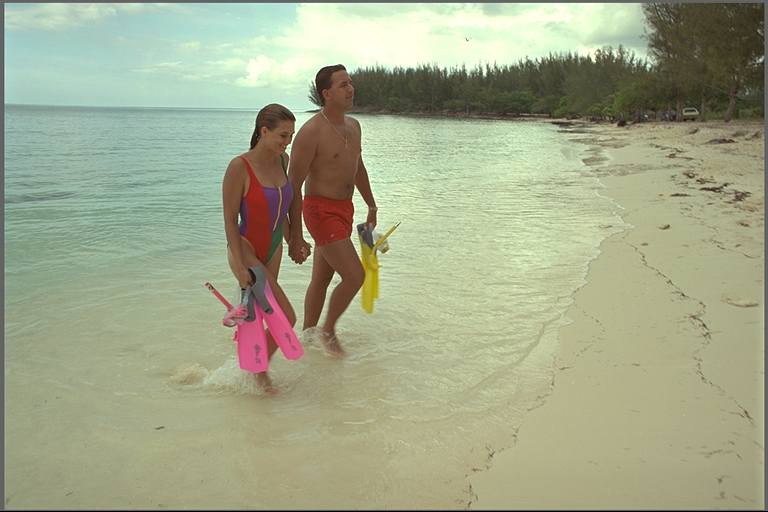
%> input picture Dataset/Part B/IMG_1.png, 768 x 512 px
$ octave reference_quality_measures.m   (GNU Octave 9; MATLAB toolbox functions it lacks are replaced by stand-ins)
%> lines starting %> are read from the running program, lines starting %| are printed output that depends on the picture
clear all
close all
clc

D = '../Dataset/Part A/';
S = fullfile(pwd, D, 'IMG_1.png');

I = double(imread(S));
figure; imshow(I);

Ref = double(imread(S));
figure; imhist(Ref);
%> after `imhist(Ref)`:
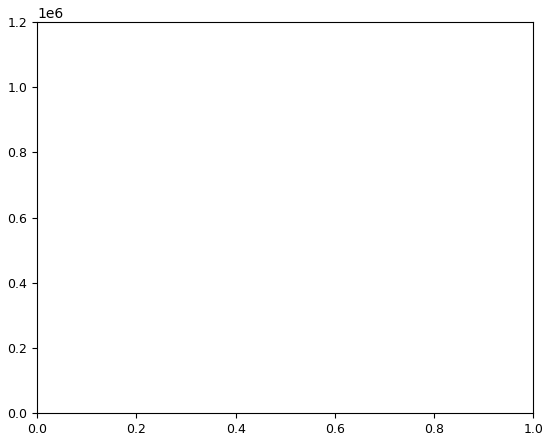
%> figure redrawn from the program's plot data; highest point at x = 1, y = 1177331

B = imhistmatch(I,Ref);
figure; imshow(B);
figure; imhist(B);

psnr1 = psnr(I,Ref)
%> psnr1 = Inf
ssim1 = ssim(I,Ref)
%> ssim1 = 1

psnr2 = psnr(B,Ref)
%> psnr2 = -44.17
ssim2 = ssim(B,Ref)
%> ssim2 = 1.83e-06

$ run again, with Dataset/Part B/IMG_10.png copied over Dataset/Part B/IMG_1.png
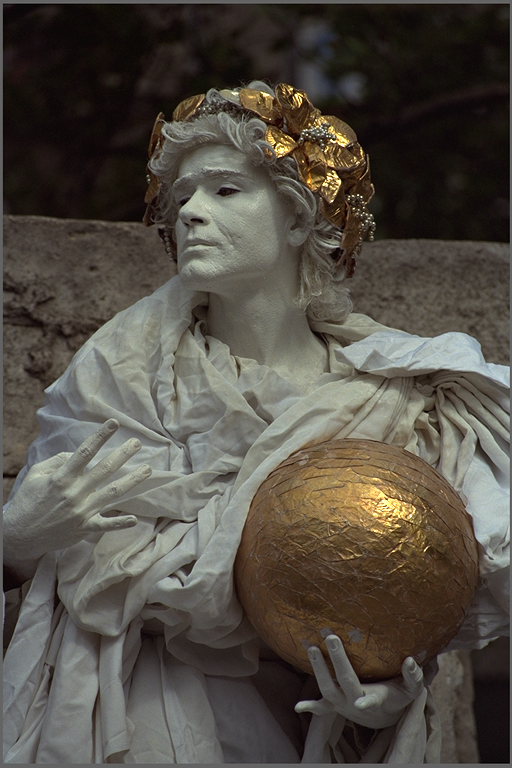
%> input picture Dataset/Part B/IMG_10.png, 512 x 768 px
%> `imshow(I)`:
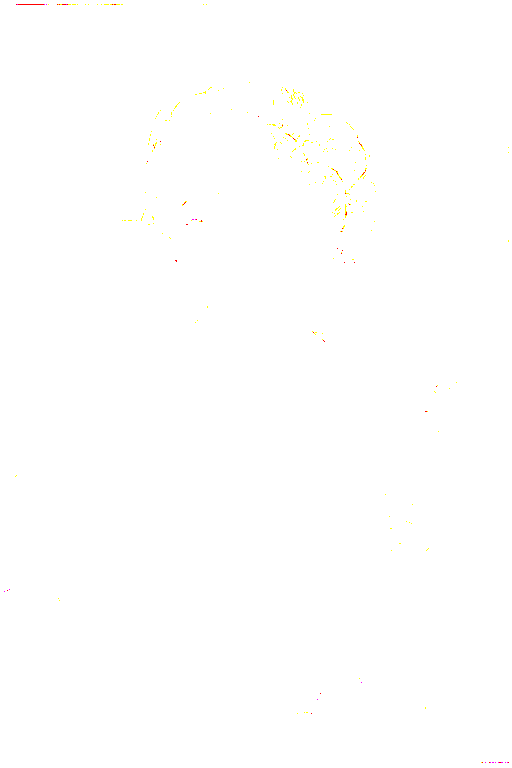
%> displayed picture: size 768x512x3, on the screen's scale of 0 to 255; mean R, G, B 255, 254.9, 254.6
%> psnr1 = Inf
%> ssim1 = 1
%> psnr2 = -39.05
%> ssim2 = 7.14e-06

$ run again, with Dataset/Part B/IMG_11.png copied over Dataset/Part B/IMG_1.png
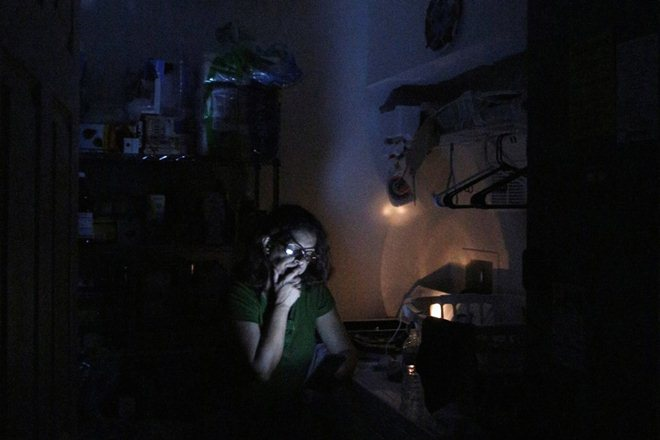
%> input picture Dataset/Part B/IMG_11.png, 660 x 440 px
%> `imshow(I)`:
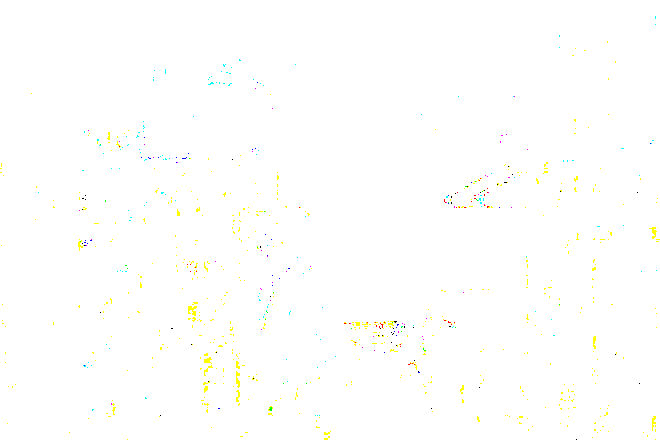
%> displayed picture: size 440x660x3, on the screen's scale of 0 to 255; mean R, G, B 254.7, 254.8, 253.4
%> `imhist(Ref)`:
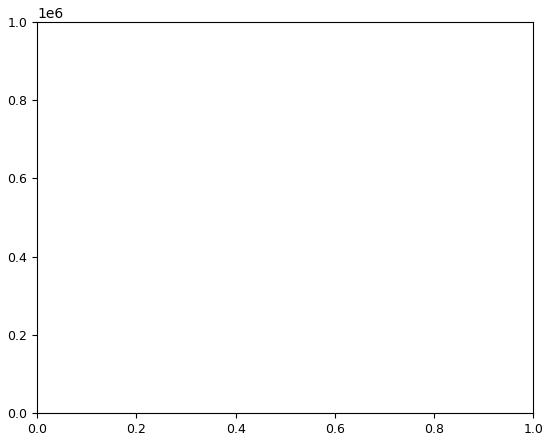
%> figure redrawn from the program's plot data; highest point at x = 1, y = 868753
%> psnr1 = Inf
%> ssim1 = 1
%> psnr2 = -29.69
%> ssim2 = 0.00191

$ run again, with Dataset/Part B/IMG_2.png copied over Dataset/Part B/IMG_1.png
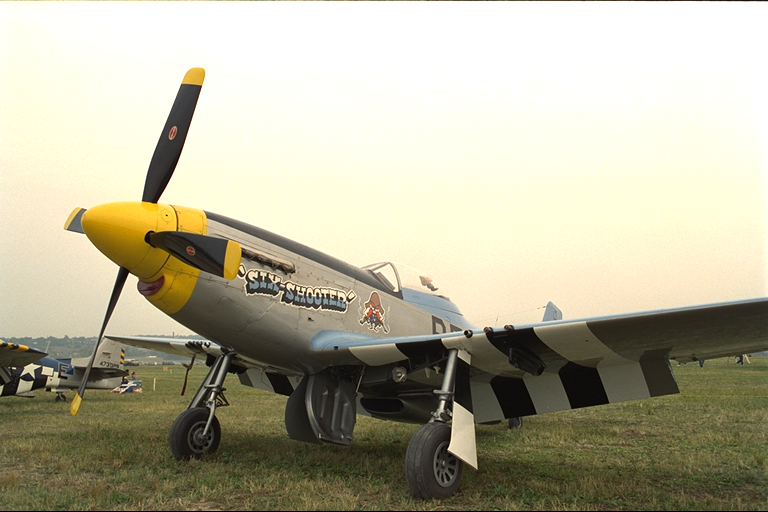
%> input picture Dataset/Part B/IMG_2.png, 768 x 512 px
%> `imshow(I)`:
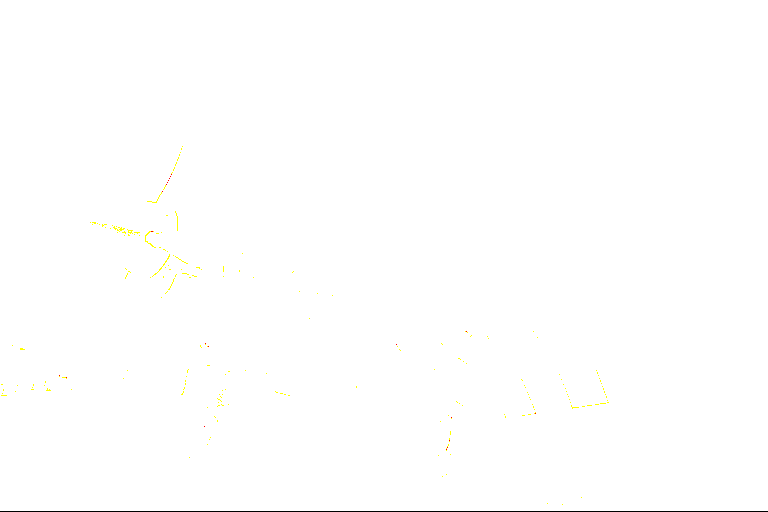
%> displayed picture: size 512x768x3, on the screen's scale of 0 to 255; mean R, G, B 254.5, 254.5, 254.1
%> psnr1 = Inf
%> ssim1 = 1
%> psnr2 = -45.64
%> ssim2 = 0.000553
